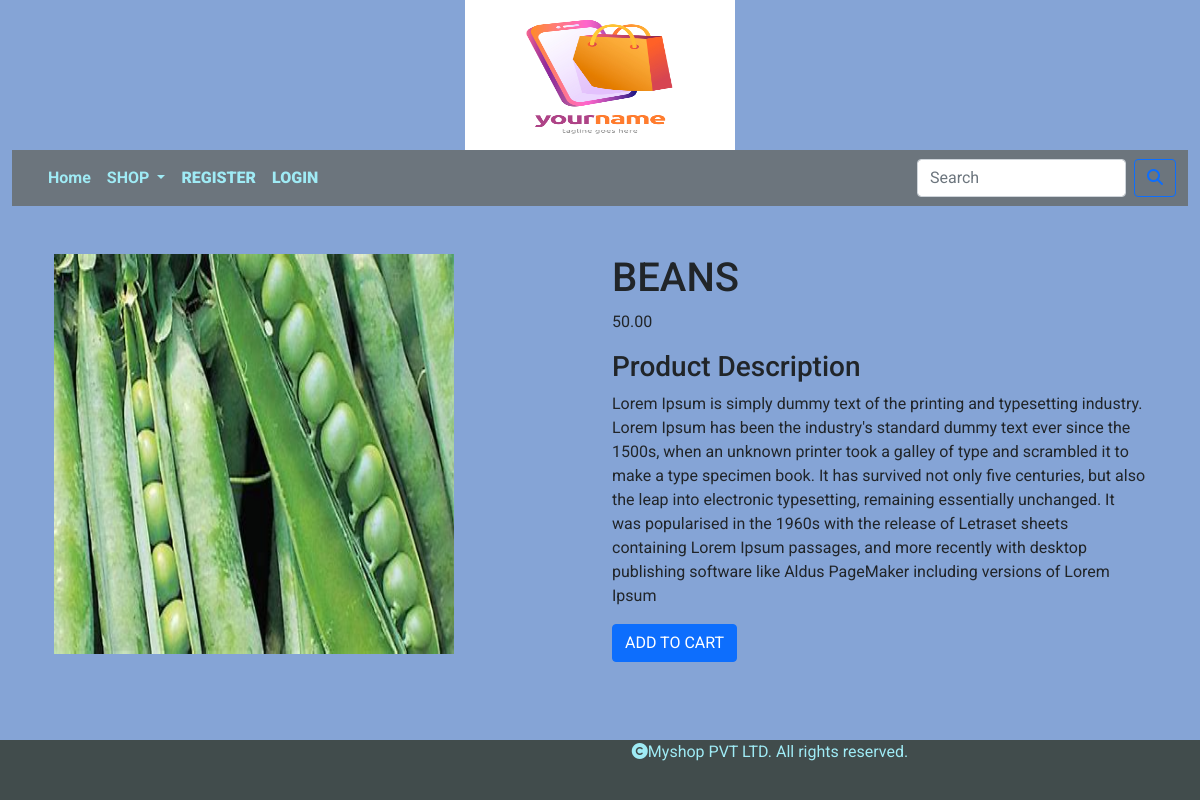
Screenshot of /prodetail/beans with the database file from the repository.
### SHOP/models.py (models this page shows, shortened)
class Product(models.Model):
    name=models.CharField(max_length=250,unique=True)
    slug=models.SlugField(max_length=250,unique=True)
    description=models.TextField(blank=True)
    price=models.DecimalField(max_digits=10,decimal_places=2)
    category=models.ForeignKey(Category,on_delete=models.CASCADE)
    image=models.ImageField(upload_to="IMAGES/Products",null=True,blank=True)
    stock=models.IntegerField()
    available=models.BooleanField(default=True)
    created=models.DateTimeField(auto_now_add=True)
    update=models.DateTimeField(auto_now=True)

### SHOP/views.py (the view)
# urls.py: path('prodetail/<slug:pslug>', views.prodetail, name="prodetail"),
def prodetail(request,pslug):
    p=Product.objects.get(slug=pslug)
    return render(request,'Detail.html',{'p':p})

### CART/context_processors.py (called while the page is built, shortened)
def counter(request):
    item_count=0
    return {'item_count':item_count}

### SHOP/context_processors.py (called while the page is built)
def menu_links(request):
    links = Category.objects.all()
    return {'links': links}

### Templates/Detail.html
{% extends 'Base.html'  %}
{% load static %}
{% block content %}
<div class="container">
    <div class="row mx-auto">
        <div class="col-sm-6 mt-5">
            <img src="{{p.image.url}}" height="400px" width="400px" alt="{{p.image.url}}" >
        </div>
       <div class="col-sm-6 mt-5">
           <div>
               <h1>{{p.name}}</h1>
               <p>{{p.price}}</p>
               <h3>Product Description</h3>
               <p>{{p.description}}</p>
               {% if p.stock <= 0 %}
               <h2>OUT  OF STOCK </h2>
               {% else %}
               <a class="btn btn-primary" href="{% url 'CART:add_cart' p.id %}">ADD TO CART</a>
               {% endif %}
           </div>
       </div>
    </div>
</div>
{% endblock %}

### static/CSS/custom.css (style rules this page uses)
body { font-family: 'Roboto', sans-serif; background-color:#85a4d6; }

### rows the page displays
Product: image (picture), name "BEANS", price "50.00", description "Lorem Ipsum is simply dummy text of the printing and typesetting industry. Lorem Ipsum has been the industry's standard dummy text ever since the 1500s, when an unknown printer took a galley of type and scrambled it to make a type specimen book. It has survived not only five centuries, but also the leap into electronic typesetting, remaining essentially unchanged. It was popularised in the 1960s with the release of Letraset sheets containing Lorem Ipsum passages, and more recently with desktop publishing software like Aldus PageMaker including versions of Lorem Ipsum"
